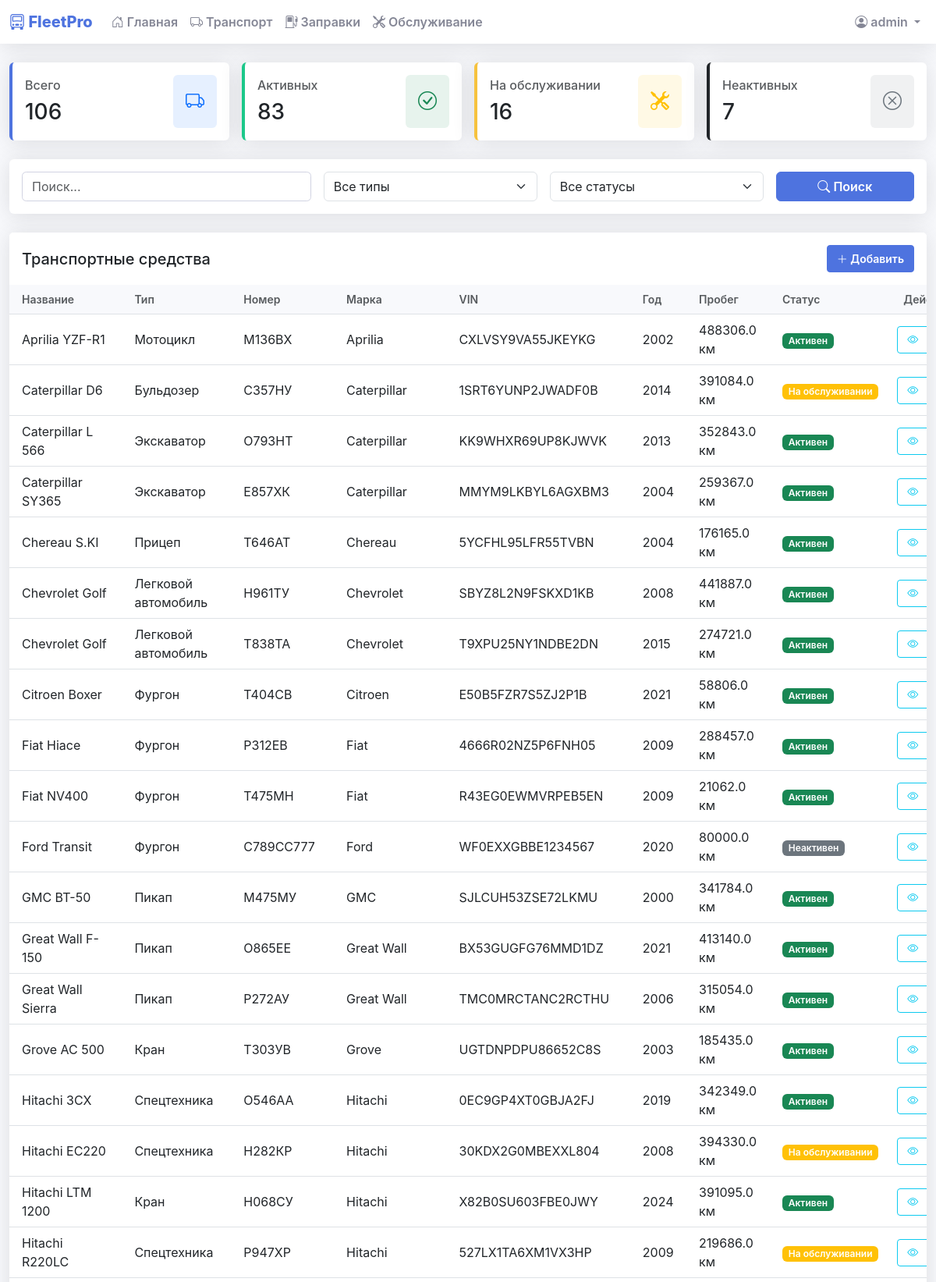
Page /vehicles (signed in, upper part) on the committed database.
### models.py (models this page shows, shortened)
class User(db.Model, UserMixin):
    id = db.Column(db.Integer, primary_key=True)
    username = db.Column(db.String(80), unique=True, nullable=False)
    password = db.Column(db.String(120), nullable=False)
    role = db.Column(db.String(20), nullable=False, default='user')
    email = db.Column(db.String(120), unique=True, nullable=False)
    phone = db.Column(db.String(20), nullable=False)
    created_at = db.Column(db.DateTime, default=datetime.utcnow)

class Vehicle(db.Model):
    id = db.Column(db.Integer, primary_key=True)
    name = db.Column(db.String(100), nullable=False)
    type = db.Column(db.String(50), nullable=False)
    plate = db.Column(db.String(20), unique=True, nullable=False)
    brand = db.Column(db.String(50), nullable=False)
    vin = db.Column(db.String(50), unique=True, nullable=False)
    status = db.Column(db.String(20), nullable=False)
    year = db.Column(db.Integer)
    mileage = db.Column(db.Float, default=0)
    last_maintenance_date = db.Column(db.DateTime)
    next_maintenance_date = db.Column(db.DateTime)
    created_at = db.Column(db.DateTime, default=datetime.utcnow)
    fuel_records = db.relationship('FuelRecord', backref='vehicle', lazy=True)
    maintenance_records = db.relationship('MaintenanceRecord', backref='vehicle', lazy=True)

### app.py (the view, shortened to what this page needs)
@app.route('/vehicles')
@login_required
def vehicles_list():
    search_query = request.args.get('search', '')
    selected_type = request.args.get('type', '')
    selected_status = request.args.get('status', '')
    query = Vehicle.query
    if selected_type:
        query = query.filter(Vehicle.type == selected_type)
    if selected_status:
        query = query.filter(Vehicle.status == selected_status)
    vehicles = query.order_by(Vehicle.name).all()
    return render_template('vehicles_list.html',
                         vehicles=vehicles,
                         selected_type=selected_type,
                         selected_status=selected_status,
                         search_query=search_query)

### app.py (called while the page is built)
@login_manager.user_loader
def load_user(user_id):
    return User.query.get(int(user_id))

### filters.py (called while the page is built)
def translate_vehicle_type(vehicle_type):
    translations = {
        'car': 'Легковой автомобиль',
        'truck': 'Грузовик',
        'bus': 'Автобус',
        'special': 'Спецтехника',
        'minivan': 'Минивэн',
        'suv': 'Внедорожник',
        'pickup': 'Пикап',
        'van': 'Фургон',
        'trailer': 'Прицеп',
        'motorcycle': 'Мотоцикл',
        'excavator': 'Экскаватор',
        'bulldozer': 'Бульдозер',
        'crane': 'Кран',
        'Car': 'Легковой автомобиль',
        'Truck': 'Грузовик',
        'Van': 'Фургон',
        'Bus': 'Автобус'
    }
    return translations.get(vehicle_type, vehicle_type)

### templates/vehicles_list.html (shortened to what this page needs)
{% extends "base.html" %}
{% block content %}
<div class="row g-3 mb-4">
    <div class="col-md-3">
        <div class="card stat-card primary">
            <div class="card-body">
                <div class="d-flex justify-content-between align-items-center">
                    <div>
                        <h6 class="text-muted mb-2">Всего</h6>
                        <h3 class="mb-0">{{ vehicles|length }}</h3>
                    </div>
                    <div class="bg-primary bg-opacity-10 p-3 rounded">
                        <i class="bi bi-truck text-primary fs-4"></i>
                    </div>
                </div>
            </div>
        </div>
    </div>
    <div class="col-md-3">
        <div class="card stat-card success">
            <div class="card-body">
                <div class="d-flex justify-content-between align-items-center">
                    <div>
                        <h6 class="text-muted mb-2">Активных</h6>
                        <h3 class="mb-0">{{ vehicles|selectattr('status', 'equalto', 'active')|list|length }}</h3>
                    </div>
                    <div class="bg-success bg-opacity-10 p-3 rounded">
                        <i class="bi bi-check-circle text-success fs-4"></i>
                    </div>
                </div>
            </div>
        </div>
    </div>
    <div class="col-md-3">
        <div class="card stat-card warning">
            <div class="card-body">
                <div class="d-flex justify-content-between align-items-center">
                    <div>
                        <h6 class="text-muted mb-2">На обслуживании</h6>
                        <h3 class="mb-0">{{ vehicles|selectattr('status', 'equalto', 'maintenance')|list|length }}</h3>
                    </div>
                    <div class="bg-warning bg-opacity-10 p-3 rounded">
                        <i class="bi bi-tools text-warning fs-4"></i>
                    </div>
                </div>
            </div>
        </div>
    </div>
    <div class="col-md-3">
        <div class="card stat-card secondary">
            <div class="card-body">
                <div class="d-flex justify-content-between align-items-center">
                    <div>
                        <h6 class="text-muted mb-2">Неактивных</h6>
                        <h3 class="mb-0">{{ vehicles|selectattr('status', 'equalto', 'inactive')|list|length }}</h3>
                    </div>
                    <div class="bg-secondary bg-opacity-10 p-3 rounded">
                        <i class="bi bi-x-circle text-secondary fs-4"></i>
                    </div>
                </div>
            </div>
        </div>
    </div>
</div>
<div class="card mb-4">
    <div class="card-body">
        <form method="GET" class="row g-3">
            <div class="col-md-4">
                <input type="text" class="form-control" name="search" placeholder="Поиск..." value="{{ request.args.get('search', '') }}">
            </div>
            <div class="col-md-3">
                <select class="form-select" name="type">
                    <option value="">Все типы</option>
                </select>
            </div>
            <div class="col-md-3">
                <select class="form-select" name="status">
                    <option value="">Все статусы</option>
                </select>
            </div>
            <div class="col-md-2">
                <button type="submit" class="btn btn-primary w-100">
                    <i class="bi bi-search"></i> Поиск
                </button>
            </div>
        </form>
    </div>
</div>
<div class="card">
    <div class="card-header bg-white border-0 py-3">
        <div class="d-flex justify-content-between align-items-center">
            <h5 class="mb-0">Транспортные средства</h5>
            {% if current_user.role in ['admin', 'manager'] %}
            <a href="{{ url_for('add_vehicle') }}" class="btn btn-primary btn-sm">
                <i class="bi bi-plus-lg"></i> Добавить
            </a>
            {% endif %}
        </div>
    </div>
    <div class="card-body p-0">
        <div class="table-responsive">
            <table class="table table-hover table-sm align-middle mb-0">
                <thead class="bg-light">
                    <tr>
                        <th class="py-2 px-3 small text-muted">Название</th>
                        <th class="py-2 px-3 small text-muted">Тип</th>
                        <th class="py-2 px-3 small text-muted">Номер</th>
                        <th class="py-2 px-3 small text-muted">Марка</th>
                        <th class="py-2 px-3 small text-muted">VIN</th>
                        <th class="py-2 px-3 small text-muted">Год</th>
                        <th class="py-2 px-3 small text-muted">Пробег</th>
                        <th class="py-2 px-3 small text-muted">Статус</th>
                        <th class="py-2 px-3 small text-muted">Действия</th>
                    </tr>
                </thead>
                <tbody>
                    {% for vehicle in vehicles %}
                    <tr>
                        <td class="py-2 px-3">{{ vehicle.name }}</td>
                        <td class="py-2 px-3">{{ vehicle.type|translate_vehicle_type }}</td>
                        <td class="py-2 px-3">{{ vehicle.plate }}</td>
                        <td class="py-2 px-3">{{ vehicle.brand }}</td>
                        <td class="py-2 px-3">{{ vehicle.vin }}</td>
                        <td class="py-2 px-3">{{ vehicle.year }}</td>
                        <td class="py-2 px-3">{{ vehicle.mileage }} км</td>
                        <td class="py-2 px-3">
                            {% if vehicle.status == 'active' %}
                            <span class="badge bg-success">Активен</span>
                            {% elif vehicle.status == 'inactive' %}
                            <span class="badge bg-secondary">Неактивен</span>
                            {% elif vehicle.status == 'maintenance' %}
                            <span class="badge bg-warning">На обслуживании</span>
                            {% endif %}
                        </td>
                        <td class="py-1 px-2">
                            <div class="btn-group btn-group-sm">
                                <a href="{{ url_for('vehicle_details', vehicle_id=vehicle.id) }}" class="btn btn-outline-info" title="Просмотр">
                                    <i class="bi bi-eye"></i>
                                </a>
                            </div>
                        </td>
                    </tr>
                    {% endfor %}
                </tbody>
            </table>
        </div>
    </div>
</div>
{% endblock %}

### templates/base.html (shortened to what this page needs)
<!DOCTYPE html>
<html lang="ru">
<head>
    <link href="https://cdn.jsdelivr.net/npm/bootstrap@5.3.0/dist/css/bootstrap.min.css" rel="stylesheet">
    <link rel="stylesheet" href="https://cdn.jsdelivr.net/npm/bootstrap-icons@1.11.0/font/bootstrap-icons.css">
</head>
<body>
    {% if current_user.is_authenticated %}
    <nav class="navbar navbar-expand-lg navbar-light mb-4">
        <div class="container-fluid">
            <span class="navbar-brand">
                <i class="bi bi-truck-front"></i> FleetPro
            </span>
            <div class="collapse navbar-collapse" id="navbarNav">
                <ul class="navbar-nav me-auto">
                    <li class="nav-item">
                        <a class="nav-link" href="{{ url_for('index') }}">
                            <i class="bi bi-house-door"></i> Главная
                        </a>
                    </li>
                    <li class="nav-item">
                        <a class="nav-link" href="{{ url_for('vehicles_list') }}">
                            <i class="bi bi-truck"></i> Транспорт
                        </a>
                    </li>
                    <li class="nav-item">
                        <a class="nav-link" href="{{ url_for('fuel') }}">
                            <i class="bi bi-fuel-pump"></i> Заправки
                        </a>
                    </li>
                    <li class="nav-item">
                        <a class="nav-link" href="{{ url_for('maintenance') }}">
                            <i class="bi bi-tools"></i> Обслуживание
                        </a>
                    </li>
                </ul>
                <ul class="navbar-nav">
                    <li class="nav-item dropdown">
                        <a class="nav-link dropdown-toggle" href="#" id="navbarDropdown" role="button" data-bs-toggle="dropdown">
                            <i class="bi bi-person-circle"></i> {{ current_user.username }}
                        </a>
                    </li>
                </ul>
            </div>
        </div>
    </nav>
    {% endif %}
    <div class="container-fluid">
        {% block content %}{% endblock %}
    </div>
</body>
</html>

### templates/base.html (style rules this page uses)
:root { --primary-color: #4e73df; --secondary-color: #858796; --success-color: #1cc88a; --info-color: #36b9cc; --warning-color: #f6c23e; --danger-color: #e74a3b; --light-color: #f8f9fc; --dark-color: #5a5c69; }
body { background-color: #f8f9fc; font-family: 'Nunito', -apple-system, BlinkMacSystemFont, "Segoe UI", Roboto, "Helvetica Neue", Arial, sans-serif; }
.navbar { background-color: #fff; box-shadow: 0 0.15rem 1.75rem 0 rgba(58, 59, 69, 0.15); }
.navbar-brand { font-weight: 800; color: var(--primary-color); }
.nav-link { color: var(--secondary-color); font-weight: 600; }
.card { border: none; box-shadow: 0 0.15rem 1.75rem 0 rgba(58, 59, 69, 0.15); transition: transform 0.2s; }
.card-header { background-color: #fff; border-bottom: 1px solid #e3e6f0; }
.table { margin-bottom: 0; }
.table th { font-weight: 600; color: var(--secondary-color); background-color: #f8f9fc; }
.btn { font-weight: 600; padding: 0.375rem 0.75rem; }
.btn-primary { background-color: var(--primary-color); border-color: var(--primary-color); }
.badge { font-weight: 600; padding: 0.35em 0.65em; }
.stat-card { border-left: 4px solid; transition: transform 0.2s; }
.stat-card.primary { border-left-color: var(--primary-color); }
.stat-card.success { border-left-color: var(--success-color); }
.stat-card.warning { border-left-color: var(--warning-color); }
.form-control { border: 1px solid #d1d3e2; border-radius: 0.35rem; }

### rows in the picture
User: username "admin"
Vehicle: name "Aprilia YZF-R1", type|translate_vehicle_type "Мотоцикл", plate "М136ВХ", brand "Aprilia", vin "CXLVSY9VA55JKEYKG", year "2002", mileage "488306.0", status "Активен"
Vehicle: name "Caterpillar D6", type|translate_vehicle_type "Бульдозер", plate "С357НУ", brand "Caterpillar", vin "1SRT6YUNP2JWADF0B", year "2014", mileage "391084.0", status "На обслуживании"
Vehicle: name "Caterpillar L 566", type|translate_vehicle_type "Экскаватор", plate "О793НТ", brand "Caterpillar", vin "KK9WHXR69UP8KJWVK", year "2013", mileage "352843.0", status "Активен"
Vehicle: name "Caterpillar SY365", type|translate_vehicle_type "Экскаватор", plate "Е857ХК", brand "Caterpillar", vin "MMYM9LKBYL6AGXBM3", year "2004", mileage "259367.0", status "Активен"
Vehicle: name "Chereau S.KI", type|translate_vehicle_type "Прицеп", plate "Т646АТ", brand "Chereau", vin "5YCFHL95LFR55TVBN", year "2004", mileage "176165.0", status "Активен"
Vehicle: name "Chevrolet Golf", type|translate_vehicle_type "Легковой автомобиль", plate "Н961ТУ", brand "Chevrolet", vin "SBYZ8L2N9FSKXD1KB", year "2008", mileage "441887.0", status "Активен"
Vehicle: name "Chevrolet Golf", type|translate_vehicle_type "Легковой автомобиль", plate "Т838ТА", brand "Chevrolet", vin "T9XPU25NY1NDBE2DN", year "2015", mileage "274721.0", status "Активен"
Vehicle: name "Citroen Boxer", type|translate_vehicle_type "Фургон", plate "Т404СВ", brand "Citroen", vin "E50B5FZR7S5ZJ2P1B", year "2021", mileage "58806.0", status "Активен"
Vehicle: name "Fiat Hiace", type|translate_vehicle_type "Фургон", plate "Р312ЕВ", brand "Fiat", vin "4666R02NZ5P6FNH05", year "2009", mileage "288457.0", status "Активен"
Vehicle: name "Fiat NV400", type|translate_vehicle_type "Фургон", plate "Т475МН", brand "Fiat", vin "R43EG0EWMVRPEB5EN", year "2009", mileage "21062.0", status "Активен"
Vehicle: name "Ford Transit", type|translate_vehicle_type "Фургон", plate "С789СС777", brand "Ford", vin "WF0EXXGBBE1234567", year "2020", mileage "80000.0", status "Неактивен"
Vehicle: name "GMC BT-50", type|translate_vehicle_type "Пикап", plate "М475МУ", brand "GMC", vin "SJLCUH53ZSE72LKMU", year "2000", mileage "341784.0", status "Активен"
Vehicle: name "Great Wall F-150", type|translate_vehicle_type "Пикап", plate "О865ЕЕ", brand "Great Wall", vin "BX53GUGFG76MMD1DZ", year "2021", mileage "413140.0", status "Активен"
Vehicle: name "Great Wall Sierra", type|translate_vehicle_type "Пикап", plate "Р272АУ", brand "Great Wall", vin "TMC0MRCTANC2RCTHU", year "2006", mileage "315054.0", status "Активен"
Vehicle: name "Grove AC 500", type|translate_vehicle_type "Кран", plate "Т303УВ", brand "Grove", vin "UGTDNPDPU86652C8S", year "2003", mileage "185435.0", status "Активен"
Vehicle: name "Hitachi 3CX", type|translate_vehicle_type "Спецтехника", plate "О546АА", brand "Hitachi", vin "0EC9GP4XT0GBJA2FJ", year "2019", mileage "342349.0", status "Активен"
Vehicle: name "Hitachi EC220", type|translate_vehicle_type "Спецтехника", plate "Н282КР", brand "Hitachi", vin "30KDX2G0MBEXXL804", year "2008", mileage "394330.0", status "На обслуживании"
Vehicle: name "Hitachi LTM 1200", type|translate_vehicle_type "Кран", plate "Н068СУ", brand "Hitachi", vin "X82B0SU603FBE0JWY", year "2024", mileage "391095.0", status "Активен"
Vehicle: name "Hitachi R220LC", type|translate_vehicle_type "Спецтехника", plate "Р947ХР", brand "Hitachi", vin "527LX1TA6XM1VX3HP", year "2009", mileage "219686.0", status "На обслуживании"

### other values in the picture
{{ vehicles|length }} "106"
{{ vehicles|selectattr('status', 'equalto', 'active')|list|length }} "83"
{{ vehicles|selectattr('status', 'equalto', 'maintenance')|list|length }} "16"
{{ vehicles|selectattr('status', 'equalto', 'inactive')|list|length }} "7"
